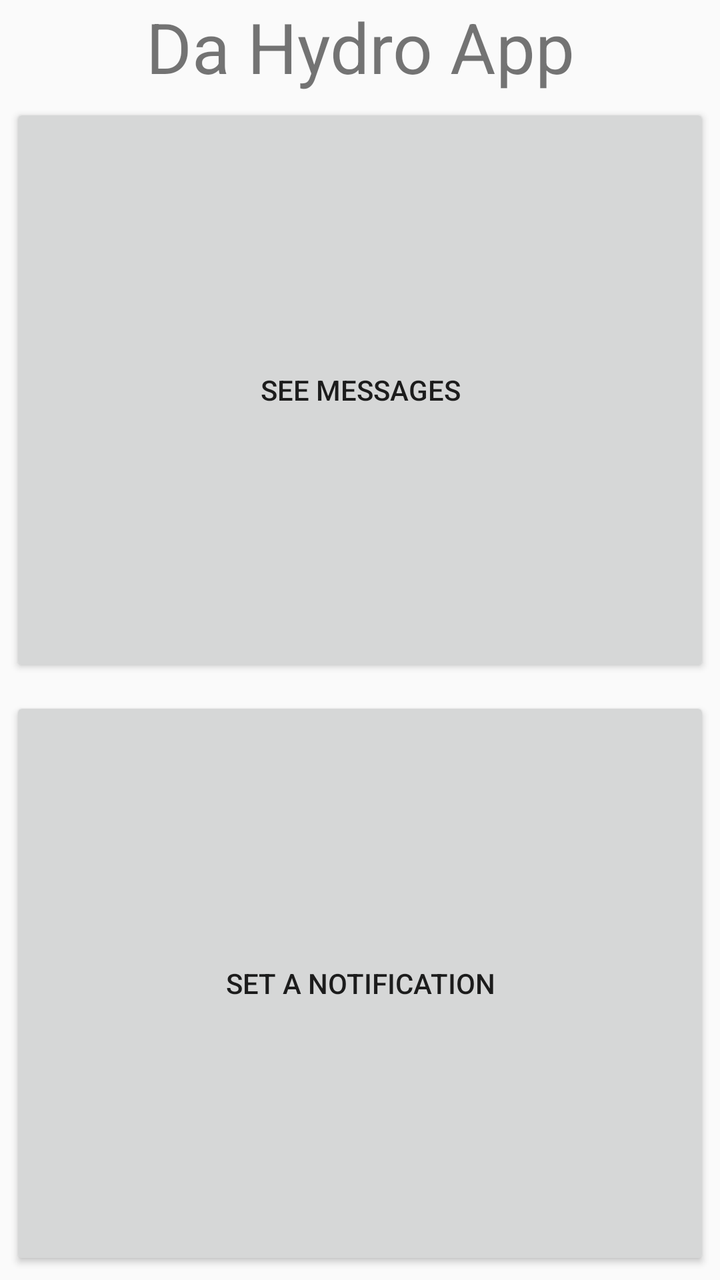
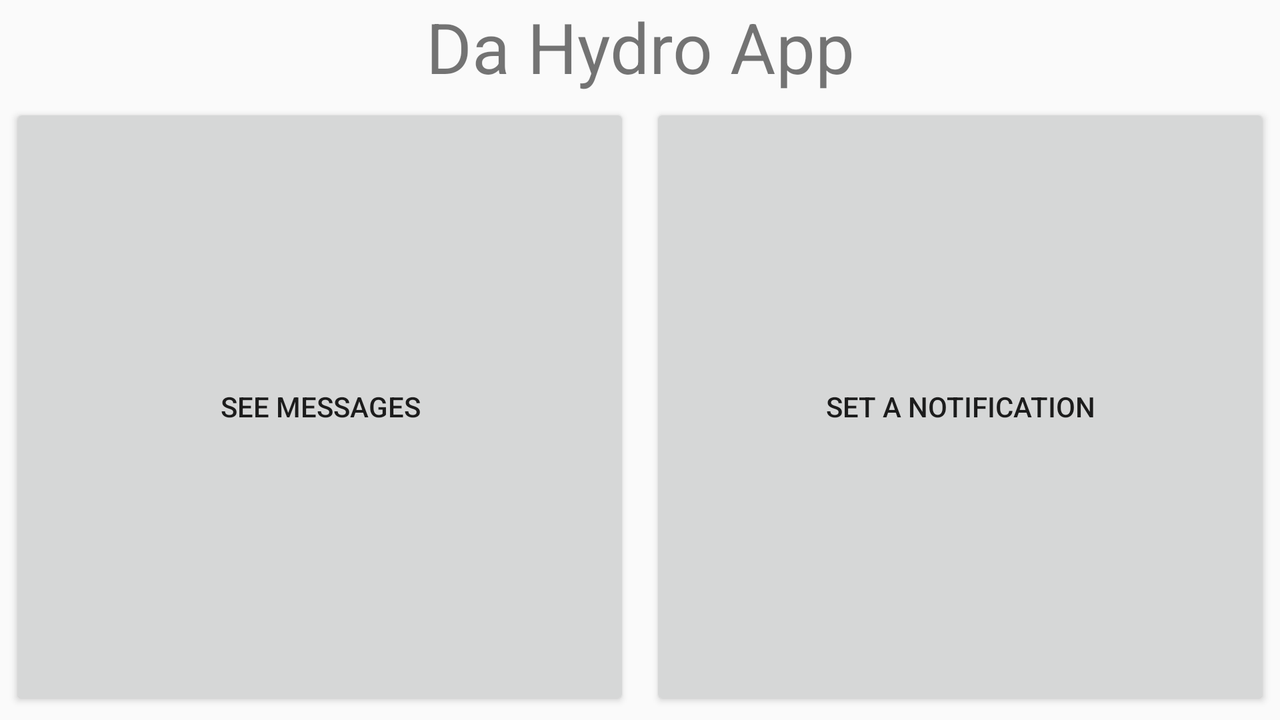

The same Android screen from two of the app's own layout files: first res/layout/ as a phone draws it, then the author's variant for another configuration, drawn on a device whose configuration selects that folder. Both files follow.
<!-- AndroidManifest.xml: application theme AppTheme -->
<!-- res/layout/activity_admin_logged_in.xml -->
<?xml version="1.0" encoding="utf-8"?>
<LinearLayout xmlns:android="http://schemas.android.com/apk/res/android"
              xmlns:tools="http://schemas.android.com/tools"
              android:orientation="vertical"
              android:layout_width="match_parent"
              android:layout_height="match_parent"
              tools:context=".AdminLoggedIn">
    <TextView
        android:text="@string/da_hydro_app"
        android:textSize="@dimen/title_size"
        android:gravity="center"
        android:layout_width="match_parent"
        android:layout_height="wrap_content"/>
    <Button
        android:id="@+id/admin_messages_button"
        android:text="@string/admin_messages_button"
        android:layout_margin="5dp"
        android:layout_width="match_parent"
        android:layout_height="0dp"
        android:layout_weight="1"/>

    <Button
        android:id="@+id/admin_notification_button"
        android:layout_margin="5dp"
        android:text="@string/admin_notification_button"
        android:layout_width="match_parent"
        android:layout_height="0dp"
        android:layout_weight="1"/>

</LinearLayout>
<!-- resources referenced by this layout -->
<resources>
  <dimen name="title_size">35sp</dimen>
  <string name="admin_messages_button">See Messages</string>
  <string name="admin_notification_button">Set a notification</string>
  <string name="da_hydro_app">Da Hydro App</string>
  <!-- from res/values-v21/ -->
  <style name="AppTheme" parent="Theme.AppCompat.Light.DarkActionBar">
                  
          </style>
</resources>
<!-- res/layout-land/activity_admin_logged_in.xml (the author's variant of the layout above) -->
<!-- drawn on the phone turned sideways -->
<?xml version="1.0" encoding="utf-8"?>
<LinearLayout xmlns:android="http://schemas.android.com/apk/res/android"
              xmlns:tools="http://schemas.android.com/tools"
              android:orientation="vertical"
              android:layout_width="match_parent"
              android:layout_height="match_parent"
              tools:context=".AdminLoggedIn">
    <TextView
        android:text="@string/da_hydro_app"
        android:textSize="@dimen/title_size"
        android:gravity="center"
        android:layout_width="match_parent"
        android:layout_height="wrap_content"/>

    <LinearLayout
        android:orientation="horizontal"
        android:layout_width="match_parent"
        android:layout_height="match_parent">
        <Button
            android:id="@+id/admin_messages_button"
            android:text="@string/admin_messages_button"
            android:layout_margin="5dp"
            android:layout_width="0dp"
            android:layout_height="match_parent"
            android:layout_weight="1"/>

        <Button
            android:id="@+id/admin_notification_button"
            android:layout_margin="5dp"
            android:text="@string/admin_notification_button"
            android:layout_width="0dp"
            android:layout_height="match_parent"
            android:layout_weight="1"/>
    </LinearLayout>
</LinearLayout>
